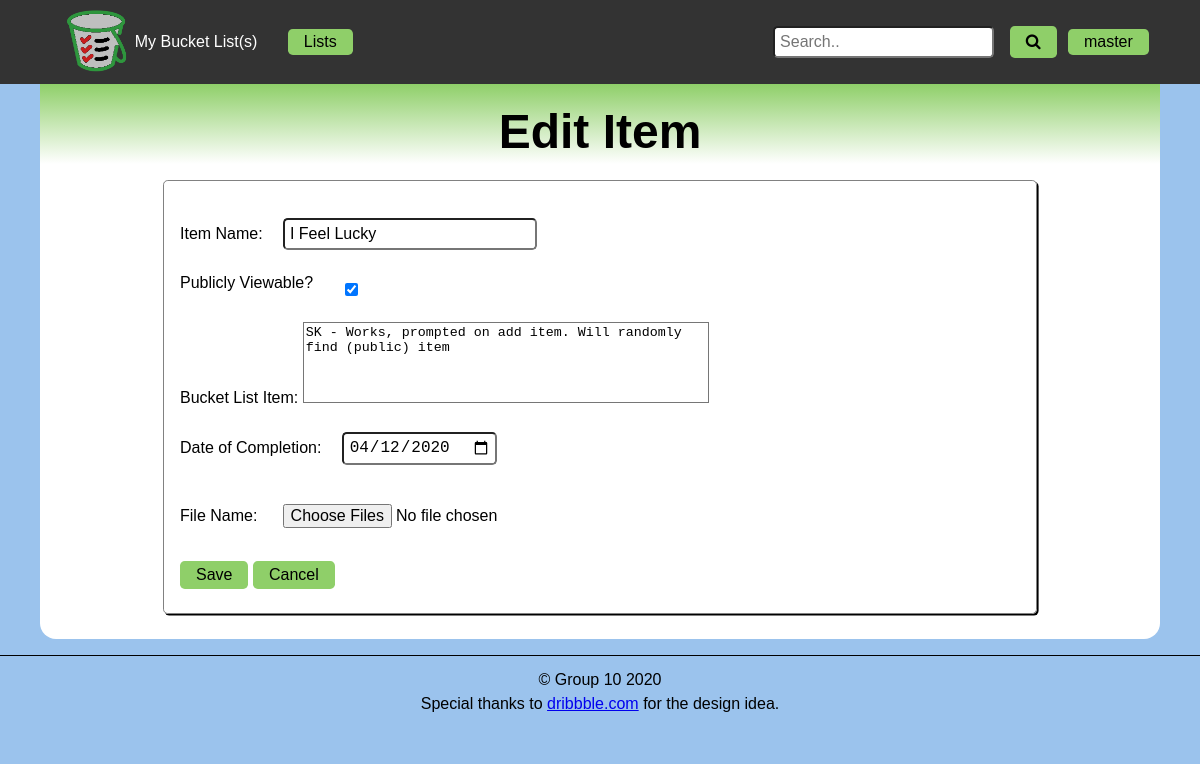
/edit_item.php?item=35 (signed in), run on the app's committed database.
### tables this page shows
CREATE TABLE `g10_listitems` (
  `id` int(11) NOT NULL,
  `fk_listid` int(11) NOT NULL,
  `name` varchar(50) NOT NULL,
  `description` varchar(280) DEFAULT NULL,
  `picpath` varchar(255) DEFAULT NULL,
  `completion` date DEFAULT NULL,
  `private` tinyint(1) NOT NULL DEFAULT '1'
);

### edit_item.php (the view, shortened to what this page needs)
<?php
    $itemid = $_GET['item'];
    $img = 0;
    $pdo = connectDB();
    $query = "SELECT * FROM `g10_listitems` WHERE id = ?";
    $stmt = $pdo->prepare($query);
    $stmt->execute([$itemid]);
    $result = $stmt->fetch();
?>
<!DOCTYPE html>
<html lang="en">
    <head>
        <?php
            include 'includes/meta.php';
        ?>
    </head>
    <body>
        <header>
            <?php include 'includes/nav.php' ?>
        </header>
        <main>
            <header>
                <h1>Edit Item</h1>
            </header>
            <form id="edit-item" action="<?= $_SERVER['PHP_SELF'] ?>?item=<?=$itemid?>" method="post" enctype="multipart/form-data">
                <div>
                    <label for="itemname">Item Name:</label>
                    <input type="text" id="itemname" name="itemname" value= "<?= $result['name']?>" required/>
                </div>
                <div>
                    <label for="viewable">Publicly Viewable?</label>
                    <input id="viewable" type="checkbox" name="viewable"
                        <?php if($result['private'] == 0): ?>
                        checked>
                    <?php else: ?>
                        >
                    <?php endif ?>
                </div>
                <div>
                    <label for="description">Bucket List Item:</label>
                    <textarea id="description" name="description" rows="5"><?= $result['description']?></textarea>
                </div>
                <div>
                    <label for="complete">Date of Completion:</label>
                    <input id="complete" type="date" name="complete" min="1900-01-01" value= "<?= $result['completion']?>">
                </div>
                <div>
                  <?php if($img != 0): ?>
                    <figure class="sampleImage">
                      <img id="image" src="<?= $result['picpath'] ?>" alt="<?= $result['name'] ?>-image"/>
                    </figure>
                    <button type="button" class="delete" name="remove-image">Remove Image</a>
                  <?php else: ?>
                    <label for="file">File Name:</label>
                    <input type="file" name="fileToProcess" id="file" multiple/>
                  <?php endif; ?>
                </div>
                <button type="submit" name="save">Save</button>
                <button type="button" name="Cancel">Cancel</button>
            </form>
        </main>
        <?php include 'includes/footer.php' ?>
    </body>
</html>

### css/default.css (style rules this page uses)
:root { --link-color: #8fcf69; --linkhover-color: #818181; --text-color: #000; }
body { background-color: #9bc3ed; color: var(--text-color); font-family: Verdana, Helvetica, sans-serif; font-size: 16px; margin: auto; }
main { background-color: #FFF; border-bottom-right-radius: 1rem; border-bottom-left-radius: 1rem; max-width: 70rem; font-size: 1em; padding: 0 0 0.6em 0; margin: auto; }
header { text-align: center; background: linear-gradient(var(--link-color), transparent); }
main header { align-items: flex-end; display: flex; flex-direction: row; justify-content: space-evenly; padding: 1em 0 0 0; }
p,h1,h2,h3,h4,h5 { padding: 0.5rem; }
h1 { font-size: 3em; font-weight: bold; }
form { border: 0.1em solid #818181; border-radius: 0.3em; box-shadow: 0.1em 0.1em #000; margin: 1em auto; padding: 1em; width: 75%; }
button, nav a, .dropdown, #login a { padding: 0.3rem 1rem; color: var(--text-color); margin: 0.5rem auto; background-color: var(--link-color); font-size: 1rem; border: none; cursor: pointer; border-radius: 0.3rem; }
input { padding: 0.3rem; border-radius: 0.3rem; font-size: 1rem; margin: 0.5rem 1rem; }
form div { margin: 0.5em auto; padding: 0.3em 0; }
#edit-item div:first-child input { width: 15em; }
#edit-item textarea { border-radius: inherit; width:30em; resize: none; overflow: auto; }
#edit-item div:nth-child(2) { display:flex; }
#edit-item div:nth-child(2) label { align-self: flex-start; padding-right: 1em; }

### data on the page
g10_listitems: itemname "I Feel Lucky", private "☑", description "SK - Works, prompted on add item. Will randomly find (public) item", complete "04/12/2020"

### other printed values
$_SESSION['user'] "master"
